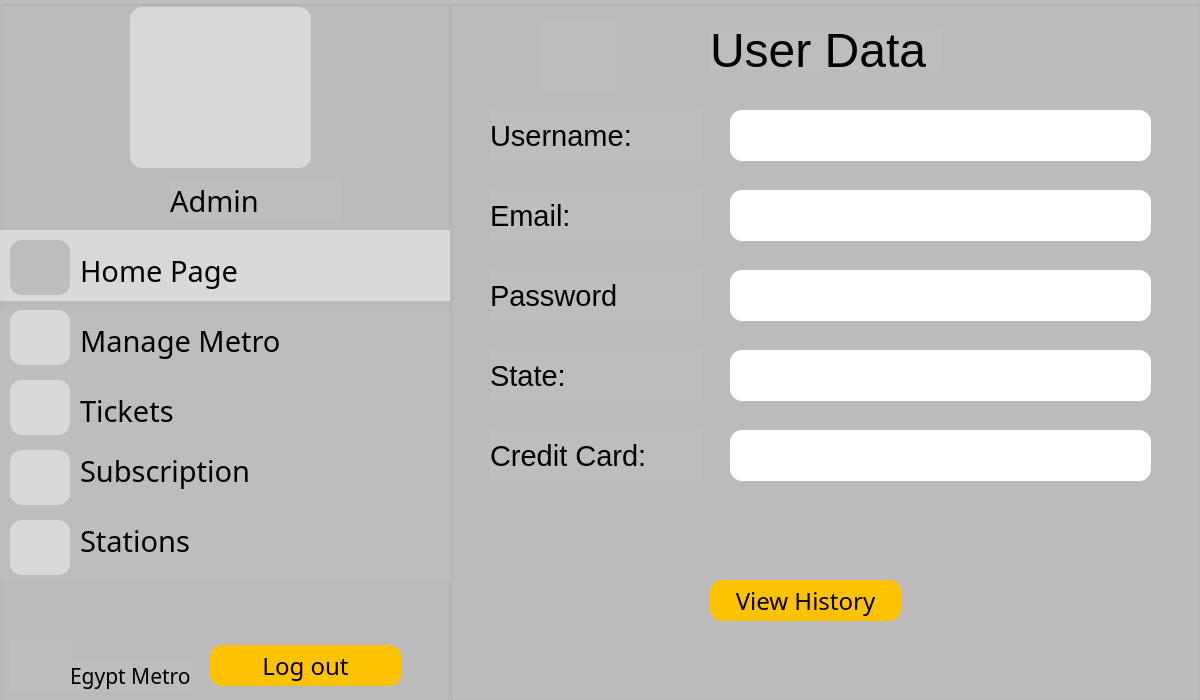
<?xml version="1.0" encoding="UTF-8"?>
<ui version="4.0">
 <class>AdminDataPage</class>
 <widget class="QDialog" name="AdminDataPage">
  <property name="geometry">
   <rect>
    <x>0</x>
    <y>0</y>
    <width>1200</width>
    <height>700</height>
   </rect>
  </property>
  <property name="windowTitle">
   <string>Dialog</string>
  </property>
  <widget class="QGroupBox" name="groupBox_2">
   <property name="geometry">
    <rect>
     <x>450</x>
     <y>0</y>
     <width>751</width>
     <height>701</height>
    </rect>
   </property>
   <property name="font">
    <font>
     <pointsize>22</pointsize>
    </font>
   </property>
   <property name="styleSheet">
    <string notr="true">background-color: #BDBDBD;</string>
   </property>
   <property name="title">
    <string/>
   </property>
   <widget class="QLabel" name="label_26">
    <property name="geometry">
     <rect>
      <x>40</x>
      <y>110</y>
      <width>211</width>
      <height>51</height>
     </rect>
    </property>
    <property name="font">
     <font>
      <family>Arial</family>
      <pointsize>22</pointsize>
     </font>
    </property>
    <property name="text">
     <string>Username:</string>
    </property>
   </widget>
   <widget class="QLabel" name="label_28">
    <property name="geometry">
     <rect>
      <x>40</x>
      <y>190</y>
      <width>211</width>
      <height>51</height>
     </rect>
    </property>
    <property name="font">
     <font>
      <family>Arial</family>
      <pointsize>22</pointsize>
     </font>
    </property>
    <property name="text">
     <string>Email:</string>
    </property>
   </widget>
   <widget class="QLabel" name="label_31">
    <property name="geometry">
     <rect>
      <x>40</x>
      <y>270</y>
      <width>211</width>
      <height>51</height>
     </rect>
    </property>
    <property name="font">
     <font>
      <family>Arial</family>
      <pointsize>22</pointsize>
     </font>
    </property>
    <property name="text">
     <string>Password</string>
    </property>
   </widget>
   <widget class="QLabel" name="label_32">
    <property name="geometry">
     <rect>
      <x>40</x>
      <y>350</y>
      <width>211</width>
      <height>51</height>
     </rect>
    </property>
    <property name="font">
     <font>
      <family>Arial</family>
      <pointsize>22</pointsize>
     </font>
    </property>
    <property name="text">
     <string>State:</string>
    </property>
   </widget>
   <widget class="QLabel" name="label_33">
    <property name="geometry">
     <rect>
      <x>40</x>
      <y>430</y>
      <width>211</width>
      <height>51</height>
     </rect>
    </property>
    <property name="font">
     <font>
      <family>Arial</family>
      <pointsize>22</pointsize>
     </font>
    </property>
    <property name="text">
     <string>Credit Card:</string>
    </property>
   </widget>
   <widget class="QLabel" name="label_36">
    <property name="geometry">
     <rect>
      <x>260</x>
      <y>30</y>
      <width>231</width>
      <height>41</height>
     </rect>
    </property>
    <property name="font">
     <font>
      <family>Arial</family>
      <pointsize>36</pointsize>
      <bold>false</bold>
     </font>
    </property>
    <property name="text">
     <string>User Data</string>
    </property>
   </widget>
   <widget class="QPushButton" name="pushButton_12">
    <property name="geometry">
     <rect>
      <x>260</x>
      <y>580</y>
      <width>191</width>
      <height>41</height>
     </rect>
    </property>
    <property name="font">
     <font>
      <family>BAXAUTRIAL</family>
      <pointsize>18</pointsize>
     </font>
    </property>
    <property name="styleSheet">
     <string notr="true">background-color: #FFC200;
border-radius: 12;
color: black;</string>
    </property>
    <property name="text">
     <string>View History</string>
    </property>
   </widget>
   <widget class="QLineEdit" name="name">
    <property name="geometry">
     <rect>
      <x>280</x>
      <y>110</y>
      <width>421</width>
      <height>51</height>
     </rect>
    </property>
    <property name="font">
     <font>
      <pointsize>18</pointsize>
     </font>
    </property>
    <property name="styleSheet">
     <string notr="true">background-color: white;
border-radius: 12;
color: black;</string>
    </property>
   </widget>
   <widget class="QLineEdit" name="name_2">
    <property name="geometry">
     <rect>
      <x>280</x>
      <y>190</y>
      <width>421</width>
      <height>51</height>
     </rect>
    </property>
    <property name="font">
     <font>
      <pointsize>18</pointsize>
     </font>
    </property>
    <property name="styleSheet">
     <string notr="true">background-color: white;
border-radius: 12;
color: black;</string>
    </property>
   </widget>
   <widget class="QLineEdit" name="name_3">
    <property name="geometry">
     <rect>
      <x>280</x>
      <y>270</y>
      <width>421</width>
      <height>51</height>
     </rect>
    </property>
    <property name="font">
     <font>
      <pointsize>18</pointsize>
     </font>
    </property>
    <property name="styleSheet">
     <string notr="true">background-color: white;
border-radius: 12;
color: black;</string>
    </property>
   </widget>
   <widget class="QLineEdit" name="name_4">
    <property name="geometry">
     <rect>
      <x>280</x>
      <y>350</y>
      <width>421</width>
      <height>51</height>
     </rect>
    </property>
    <property name="font">
     <font>
      <pointsize>18</pointsize>
     </font>
    </property>
    <property name="styleSheet">
     <string notr="true">background-color: white;
border-radius: 12;
color: black;</string>
    </property>
   </widget>
   <widget class="QLineEdit" name="name_5">
    <property name="geometry">
     <rect>
      <x>280</x>
      <y>430</y>
      <width>421</width>
      <height>51</height>
     </rect>
    </property>
    <property name="font">
     <font>
      <pointsize>18</pointsize>
     </font>
    </property>
    <property name="styleSheet">
     <string notr="true">background-color: white;
border-radius: 12;
color: black;</string>
    </property>
   </widget>
   <widget class="QPushButton" name="m1">
    <property name="geometry">
     <rect>
      <x>90</x>
      <y>20</y>
      <width>75</width>
      <height>71</height>
     </rect>
    </property>
    <property name="styleSheet">
     <string notr="true">background-color: #BDBDBD;
border-radius: 5;
border-image: url(:/images/img/left-arrow.png) 0 0 0 0 stretch stretch;
width: 50px;
height: 50px;</string>
    </property>
    <property name="text">
     <string/>
    </property>
   </widget>
  </widget>
  <widget class="QGroupBox" name="groupBox">
   <property name="geometry">
    <rect>
     <x>0</x>
     <y>0</y>
     <width>450</width>
     <height>715</height>
    </rect>
   </property>
   <property name="styleSheet">
    <string notr="true">background-color: #BDBDBD;</string>
   </property>
   <property name="title">
    <string/>
   </property>
   <widget class="QLabel" name="holder_2">
    <property name="geometry">
     <rect>
      <x>130</x>
      <y>7</y>
      <width>181</width>
      <height>161</height>
     </rect>
    </property>
    <property name="styleSheet">
     <string notr="true">background-color: #D9D9D9;
border-radius: 12;</string>
    </property>
    <property name="text">
     <string/>
    </property>
   </widget>
   <widget class="QLabel" name="Metro_2">
    <property name="geometry">
     <rect>
      <x>10</x>
      <y>640</y>
      <width>61</width>
      <height>51</height>
     </rect>
    </property>
    <property name="text">
     <string/>
    </property>
   </widget>
   <widget class="QLabel" name="label_20">
    <property name="geometry">
     <rect>
      <x>70</x>
      <y>660</y>
      <width>121</width>
      <height>31</height>
     </rect>
    </property>
    <property name="font">
     <font>
      <family>BAXAUTRIAL</family>
      <pointsize>16</pointsize>
     </font>
    </property>
    <property name="text">
     <string>Egypt Metro</string>
    </property>
   </widget>
   <widget class="QPushButton" name="pushButton_11">
    <property name="geometry">
     <rect>
      <x>210</x>
      <y>645</y>
      <width>191</width>
      <height>41</height>
     </rect>
    </property>
    <property name="font">
     <font>
      <family>BAXAUTRIAL</family>
      <pointsize>18</pointsize>
     </font>
    </property>
    <property name="styleSheet">
     <string notr="true">background-color: #FFC200;
border-radius: 12;
color: black;</string>
    </property>
    <property name="text">
     <string>Log out</string>
    </property>
   </widget>
   <widget class="QLabel" name="username_2">
    <property name="geometry">
     <rect>
      <x>170</x>
      <y>180</y>
      <width>171</width>
      <height>41</height>
     </rect>
    </property>
    <property name="font">
     <font>
      <family>BAXAUTRIAL</family>
      <pointsize>22</pointsize>
     </font>
    </property>
    <property name="text">
     <string>Admin</string>
    </property>
   </widget>
   <widget class="QLabel" name="userpic_2">
    <property name="geometry">
     <rect>
      <x>160</x>
      <y>20</y>
      <width>141</width>
      <height>121</height>
     </rect>
    </property>
    <property name="styleSheet">
     <string notr="true">background-color: #D9D9D9;
border-radius: 12;</string>
    </property>
    <property name="text">
     <string/>
    </property>
   </widget>
   <widget class="QLabel" name="label_19">
    <property name="geometry">
     <rect>
      <x>80</x>
      <y>250</y>
      <width>171</width>
      <height>41</height>
     </rect>
    </property>
    <property name="font">
     <font>
      <family>BAXAUTRIAL</family>
      <pointsize>22</pointsize>
     </font>
    </property>
    <property name="styleSheet">
     <string notr="true">background-color: #D9D9D9;
border-radius: 1;</string>
    </property>
    <property name="text">
     <string>Home Page</string>
    </property>
   </widget>
   <widget class="QLabel" name="label_25">
    <property name="geometry">
     <rect>
      <x>80</x>
      <y>320</y>
      <width>211</width>
      <height>41</height>
     </rect>
    </property>
    <property name="font">
     <font>
      <family>BAXAUTRIAL</family>
      <pointsize>22</pointsize>
     </font>
    </property>
    <property name="text">
     <string>Manage Metro</string>
    </property>
   </widget>
   <widget class="QLabel" name="label_27">
    <property name="geometry">
     <rect>
      <x>80</x>
      <y>450</y>
      <width>171</width>
      <height>41</height>
     </rect>
    </property>
    <property name="font">
     <font>
      <family>BAXAUTRIAL</family>
      <pointsize>22</pointsize>
     </font>
    </property>
    <property name="text">
     <string>Subscription</string>
    </property>
   </widget>
   <widget class="QPushButton" name="pushButton_21">
    <property name="geometry">
     <rect>
      <x>0</x>
      <y>310</y>
      <width>451</width>
      <height>71</height>
     </rect>
    </property>
    <property name="styleSheet">
     <string notr="true">background-color: #BDBDBD;
border-radius: 1;</string>
    </property>
    <property name="text">
     <string/>
    </property>
   </widget>
   <widget class="QPushButton" name="pushButton_22">
    <property name="geometry">
     <rect>
      <x>0</x>
      <y>380</y>
      <width>451</width>
      <height>71</height>
     </rect>
    </property>
    <property name="styleSheet">
     <string notr="true">background-color: #BDBDBD;
border-radius: 1;</string>
    </property>
    <property name="text">
     <string/>
    </property>
   </widget>
   <widget class="QPushButton" name="pushButton_23">
    <property name="geometry">
     <rect>
      <x>0</x>
      <y>440</y>
      <width>451</width>
      <height>71</height>
     </rect>
    </property>
    <property name="styleSheet">
     <string notr="true">background-color: #BDBDBD;
border-radius: 1;</string>
    </property>
    <property name="text">
     <string/>
    </property>
   </widget>
   <widget class="QPushButton" name="pushButton_10">
    <property name="geometry">
     <rect>
      <x>0</x>
      <y>230</y>
      <width>451</width>
      <height>71</height>
     </rect>
    </property>
    <property name="styleSheet">
     <string notr="true">background-color: #D9D9D9;
border-radius: 1;</string>
    </property>
    <property name="text">
     <string/>
    </property>
   </widget>
   <widget class="QPushButton" name="pushButton_25">
    <property name="geometry">
     <rect>
      <x>0</x>
      <y>510</y>
      <width>451</width>
      <height>71</height>
     </rect>
    </property>
    <property name="styleSheet">
     <string notr="true">background-color: #BDBDBD;
border-radius: 1;</string>
    </property>
    <property name="text">
     <string/>
    </property>
   </widget>
   <widget class="QLabel" name="label_29">
    <property name="geometry">
     <rect>
      <x>80</x>
      <y>520</y>
      <width>171</width>
      <height>41</height>
     </rect>
    </property>
    <property name="font">
     <font>
      <family>BAXAUTRIAL</family>
      <pointsize>22</pointsize>
     </font>
    </property>
    <property name="text">
     <string>Stations</string>
    </property>
   </widget>
   <widget class="QLabel" name="label_30">
    <property name="geometry">
     <rect>
      <x>80</x>
      <y>390</y>
      <width>171</width>
      <height>41</height>
     </rect>
    </property>
    <property name="font">
     <font>
      <family>BAXAUTRIAL</family>
      <pointsize>22</pointsize>
     </font>
    </property>
    <property name="text">
     <string>Tickets</string>
    </property>
   </widget>
   <widget class="QLabel" name="homepic_2">
    <property name="geometry">
     <rect>
      <x>10</x>
      <y>240</y>
      <width>60</width>
      <height>55</height>
     </rect>
    </property>
    <property name="styleSheet">
     <string notr="true">background-color: #BDBDBD;
border-radius: 12;</string>
    </property>
    <property name="text">
     <string/>
    </property>
   </widget>
   <widget class="QLabel" name="ManageMetro">
    <property name="geometry">
     <rect>
      <x>10</x>
      <y>310</y>
      <width>60</width>
      <height>55</height>
     </rect>
    </property>
    <property name="styleSheet">
     <string notr="true">background-color: #D9D9D9;
border-radius: 12;</string>
    </property>
    <property name="text">
     <string/>
    </property>
   </widget>
   <widget class="QLabel" name="Subscribtion">
    <property name="geometry">
     <rect>
      <x>10</x>
      <y>450</y>
      <width>60</width>
      <height>55</height>
     </rect>
    </property>
    <property name="styleSheet">
     <string notr="true">background-color: #D9D9D9;
border-radius: 12;</string>
    </property>
    <property name="text">
     <string/>
    </property>
   </widget>
   <widget class="QLabel" name="Station">
    <property name="geometry">
     <rect>
      <x>10</x>
      <y>520</y>
      <width>60</width>
      <height>55</height>
     </rect>
    </property>
    <property name="styleSheet">
     <string notr="true">background-color: #D9D9D9;
border-radius: 12;</string>
    </property>
    <property name="text">
     <string/>
    </property>
   </widget>
   <widget class="QLabel" name="Ticket">
    <property name="geometry">
     <rect>
      <x>10</x>
      <y>380</y>
      <width>60</width>
      <height>55</height>
     </rect>
    </property>
    <property name="styleSheet">
     <string notr="true">background-color: #D9D9D9;
border-radius: 12;</string>
    </property>
    <property name="text">
     <string/>
    </property>
   </widget>
   <zorder>pushButton_25</zorder>
   <zorder>pushButton_21</zorder>
   <zorder>ManageMetro</zorder>
   <zorder>pushButton_10</zorder>
   <zorder>homepic_2</zorder>
   <zorder>pushButton_23</zorder>
   <zorder>pushButton_22</zorder>
   <zorder>holder_2</zorder>
   <zorder>Metro_2</zorder>
   <zorder>label_20</zorder>
   <zorder>pushButton_11</zorder>
   <zorder>username_2</zorder>
   <zorder>userpic_2</zorder>
   <zorder>label_19</zorder>
   <zorder>label_25</zorder>
   <zorder>label_27</zorder>
   <zorder>label_29</zorder>
   <zorder>label_30</zorder>
   <zorder>Subscribtion</zorder>
   <zorder>Station</zorder>
   <zorder>Ticket</zorder>
  </widget>
 </widget>
 <resources/>
 <connections/>
</ui>
